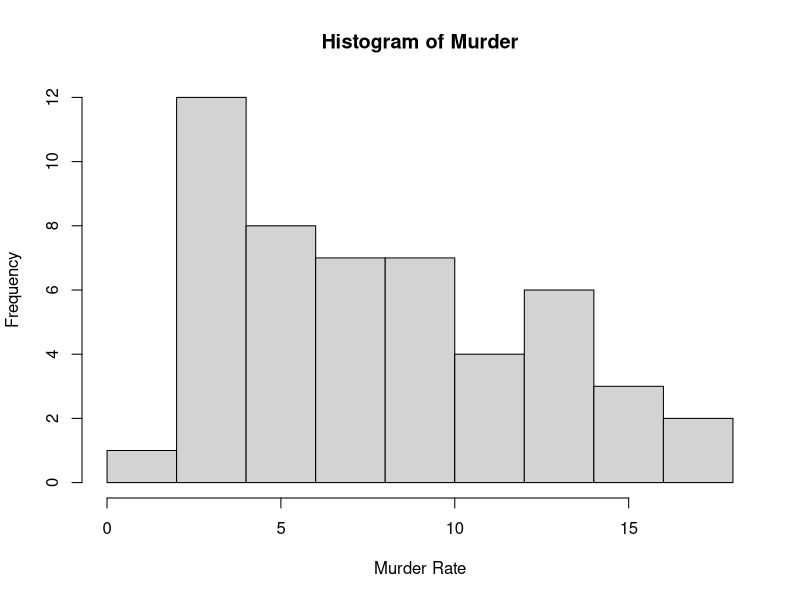
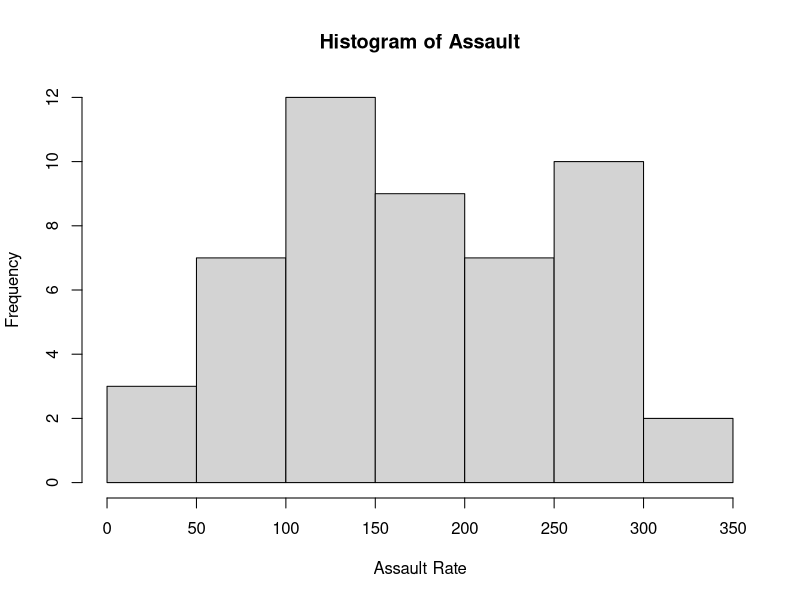
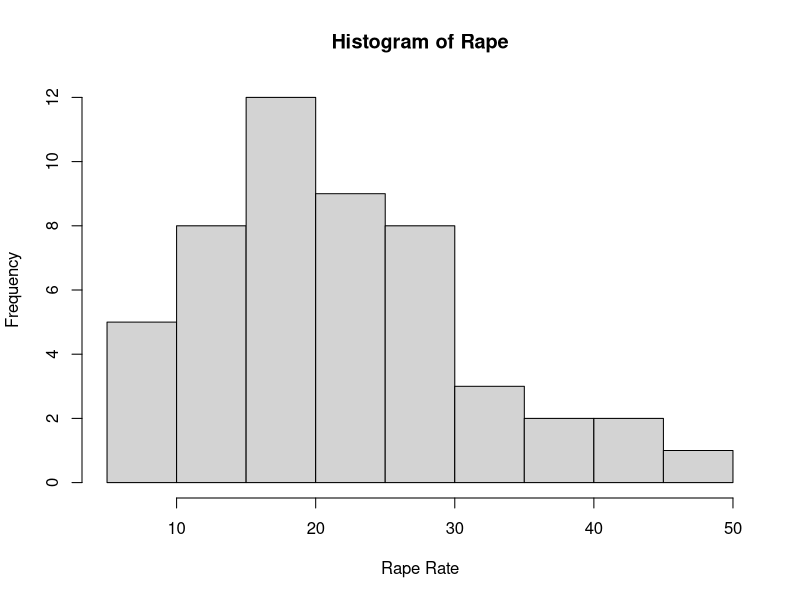
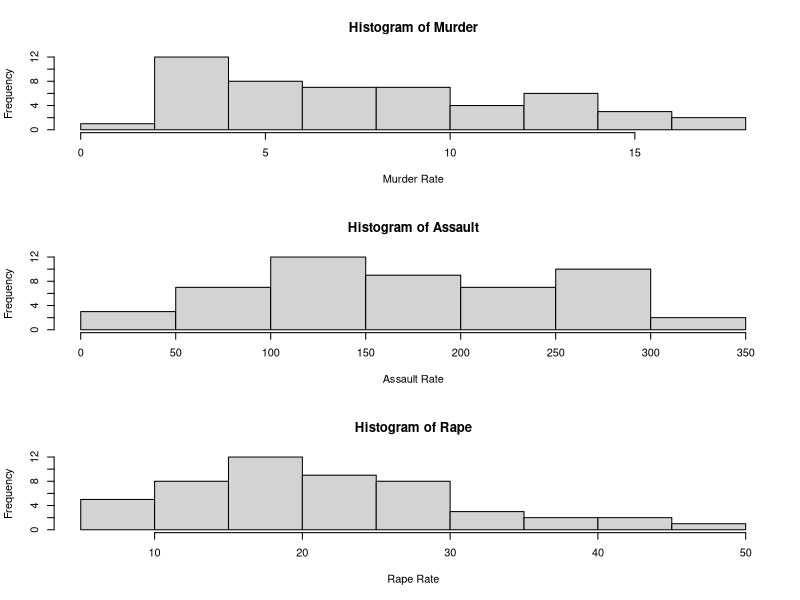
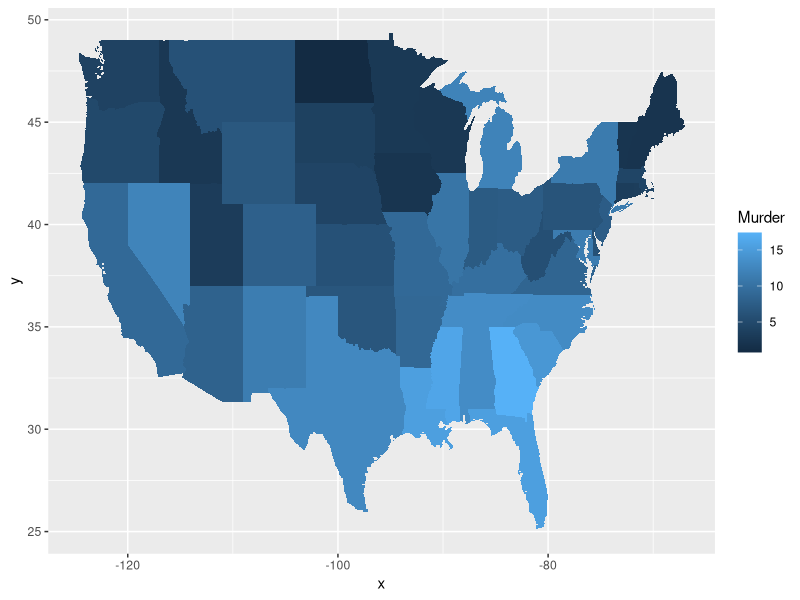

These charts were generated, in order, by the following R code:
# install.packages("datasets")
library(datasets)

USArrests

dat <- USArrests
head(dat)
names(dat)
summary(dat)

dat$state <- tolower(rownames(USArrests))
list(dat)
# histogram of Murder
hist(dat$Murder, main="Histogram of Murder", xlab="Murder Rate", ylab="Frequency")
#Summary of Murder
summary(dat$Murder)


#histogram of Assault
hist(dat$Assault, main="Histogram of Assault", xlab="Assault Rate", ylab="Frequency")
#Summary of Assault
summary(dat$Assault)

#Histogram of Rape
hist(dat$Rape, main="Histogram of Rape", xlab="Rape Rate", ylab="Frequency")
#Summary of Rape
summary(dat$Rape)

par(mfrow=c(3,1))
hist(dat$Murder, main="Histogram of Murder", xlab="Murder Rate", ylab="Frequency")
hist(dat$Assault, main="Histogram of Assault", xlab="Assault Rate", ylab="Frequency")
hist(dat$Rape, main="Histogram of Rape", xlab="Rape Rate", ylab="Frequency")

?par

library('maps') 
library('ggplot2') 

ggplot(dat, aes(map_id=state, fill=Murder)) + 
  geom_map(map=map_data("state")) + 
  expand_limits(x=map_data("state")$long, y=map_data("state")$lat)

  
